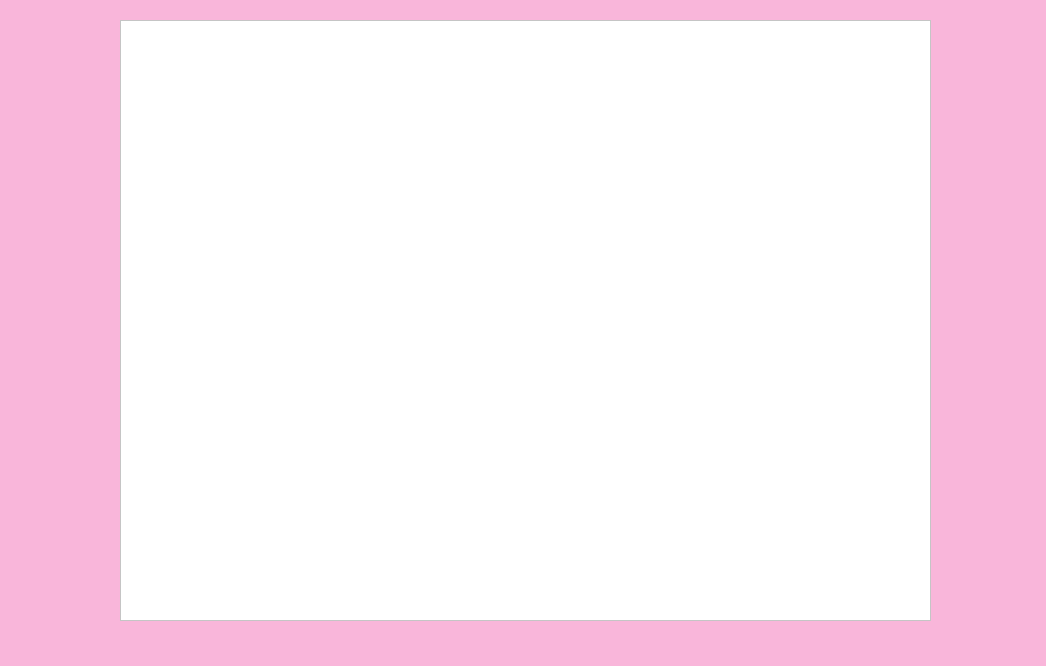
<?xml version="1.0" encoding="UTF-8"?>
<ui version="4.0">
 <class>ExerciseView</class>
 <widget class="QMainWindow" name="ExerciseView">
  <property name="geometry">
   <rect>
    <x>0</x>
    <y>0</y>
    <width>1046</width>
    <height>666</height>
   </rect>
  </property>
  <property name="windowTitle">
   <string>MainWindow</string>
  </property>
  <property name="styleSheet">
   <string notr="true">background-color: rgba(247, 162, 208, 102);</string>
  </property>
  <widget class="QWidget" name="centralwidget">
   <widget class="QTextEdit" name="textEdit">
    <property name="geometry">
     <rect>
      <x>120</x>
      <y>20</y>
      <width>811</width>
      <height>601</height>
     </rect>
    </property>
    <property name="styleSheet">
     <string notr="true">background-color: rgb(255, 255, 255);</string>
    </property>
   </widget>
  </widget>
 </widget>
 <resources/>
 <connections/>
</ui>
